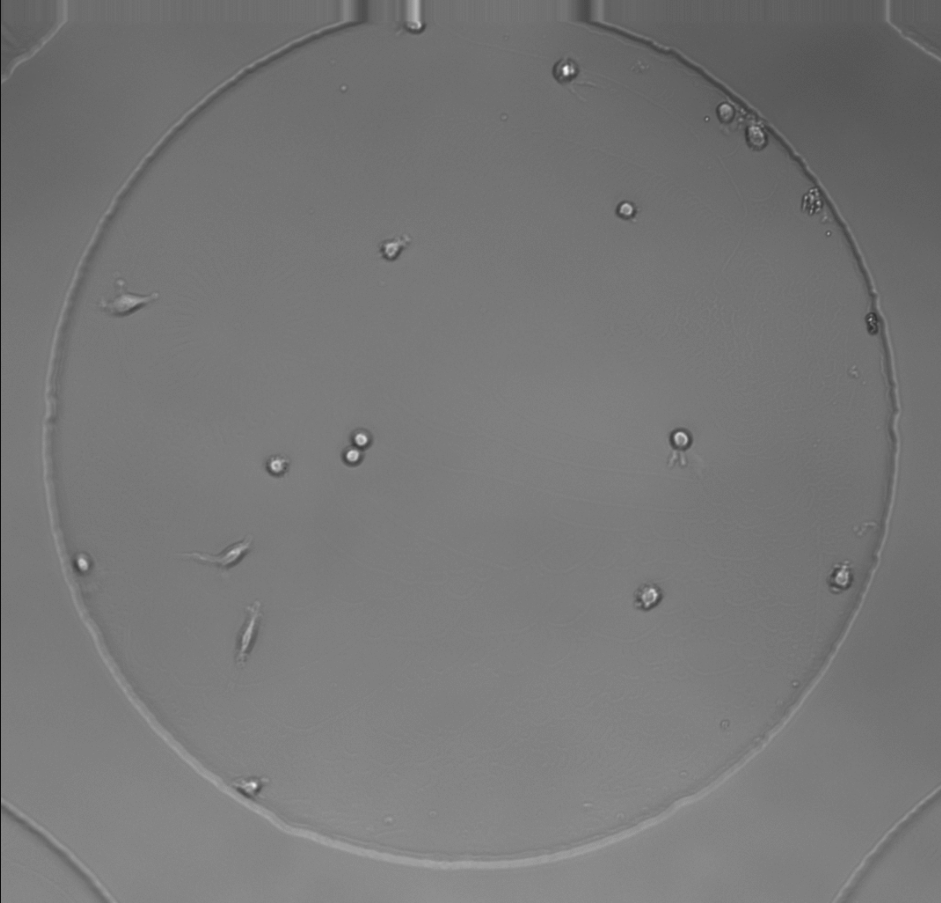
#> input picture input.png, 941 x 903 px
$ python main.py
#> lines starting #> are read from the running program, lines starting #| are printed output that depends on the picture; after the words box and inside, x2 and y2 are one past the last pixel; in counts of white or black regions, pixels touching at a corner belong together
#> in main, img is the input picture: shape (903, 941); min 14, max 250, mean 118.9
### unsharp_mask.py
import cv2
import numpy as np


def unsharp_mask(image, kernel_size=(5, 5), sigma=1.0, amount=1.0, threshold=0):
    """
    Return a sharpened version of the image, using an unsharp mask.

    see https://stackoverflow.com/a/55590133
    """
#> called with kernel_size = (5, 5), sigma = 1, amount = 6, threshold = 0
    blurred = cv2.GaussianBlur(image, kernel_size, sigma)
    sharpened = float(amount + 1) * image - float(amount) * blurred
    sharpened = np.maximum(sharpened, np.zeros(sharpened.shape))
    sharpened = np.minimum(sharpened, 255 * np.ones(sharpened.shape))
    sharpened = sharpened.round().astype(np.uint8)
    if threshold > 0:
        low_contrast_mask = np.absolute(image - blurred) < threshold
        np.copyto(sharpened, image, where=low_contrast_mask)
    return sharpened

### get_orientation.py
from math import (
    atan2,
    sqrt,
    cos,
    sin,
    pi,
)

import cv2
import numpy as np


def get_orientation(pts, img):
    sz = len(pts)
    data_pts = np.empty((sz, 2), dtype=np.float64)
    for i in range(data_pts.shape[0]):
        data_pts[i, 0] = pts[i, 0, 0]
        data_pts[i, 1] = pts[i, 0, 1]
    # Perform PCA analysis
    mean = np.empty(0)
    mean, eigenvectors, eigenvalues = cv2.PCACompute2(data_pts, mean)
    # Store the center of the object
    cntr = (int(mean[0, 0]), int(mean[0, 1]))
    cv2.circle(img, cntr, 3, (255, 0, 255), 2)
    p1 = (
        cntr[0] + 0.02 * eigenvectors[0, 0] * eigenvalues[0, 0],
        cntr[1] + 0.02 * eigenvectors[0, 1] * eigenvalues[0, 0])
    p2 = (
        cntr[0] - 0.02 * eigenvectors[1, 0] * eigenvalues[1, 0],
        cntr[1] - 0.02 * eigenvectors[1, 1] * eigenvalues[1, 0])
    draw_axis(img, cntr, p1, (0, 150, 0), 50)
    draw_axis(img, cntr, p2, (200, 150, 0), 50)
    angle = atan2(eigenvectors[0, 1], eigenvectors[0, 0])  # orientation in radians
    return angle


def draw_axis(img, p_, q_, colour, scale):
    p = list(p_)
    q = list(q_)
    angle = atan2(p[1] - q[1], p[0] - q[0])  # angle in radians
    hypotenuse = sqrt((p[1] - q[1]) * (p[1] - q[1]) + (p[0] - q[0]) * (p[0] - q[0]))
    # Here we lengthen the arrow by a factor of scale
    q[0] = p[0] - scale * hypotenuse * cos(angle)
    q[1] = p[1] - scale * hypotenuse * sin(angle)
    cv2.line(img, (int(p[0]), int(p[1])), (int(q[0]), int(q[1])), colour, 1, cv2.LINE_AA)
    # create the arrow hooks
    p[0] = q[0] + 9 * cos(angle + pi / 4)
    p[1] = q[1] + 9 * sin(angle + pi / 4)
    cv2.line(img, (int(p[0]), int(p[1])), (int(q[0]), int(q[1])), colour, 1, cv2.LINE_AA)
    p[0] = q[0] + 9 * cos(angle - pi / 4)
    p[1] = q[1] + 9 * sin(angle - pi / 4)
    cv2.line(img, (int(p[0]), int(p[1])), (int(q[0]), int(q[1])), colour, 1, cv2.LINE_AA)

### main.py
import math
import numbers

import cv2
import numpy as np
from matplotlib import pyplot as plt
from skimage.filters.thresholding import (
    threshold_isodata,
    threshold_li,
    threshold_local,
    threshold_mean,
    threshold_minimum,
    threshold_otsu,
    threshold_triangle,
    threshold_yen,
)
from skimage.morphology import erosion, dilation

from get_orientation import get_orientation
from unsharp_mask import unsharp_mask


# [7 lines left out: function write_sharpened, not called in this run]


def binary_threshold(img, t):
    im = img <= t
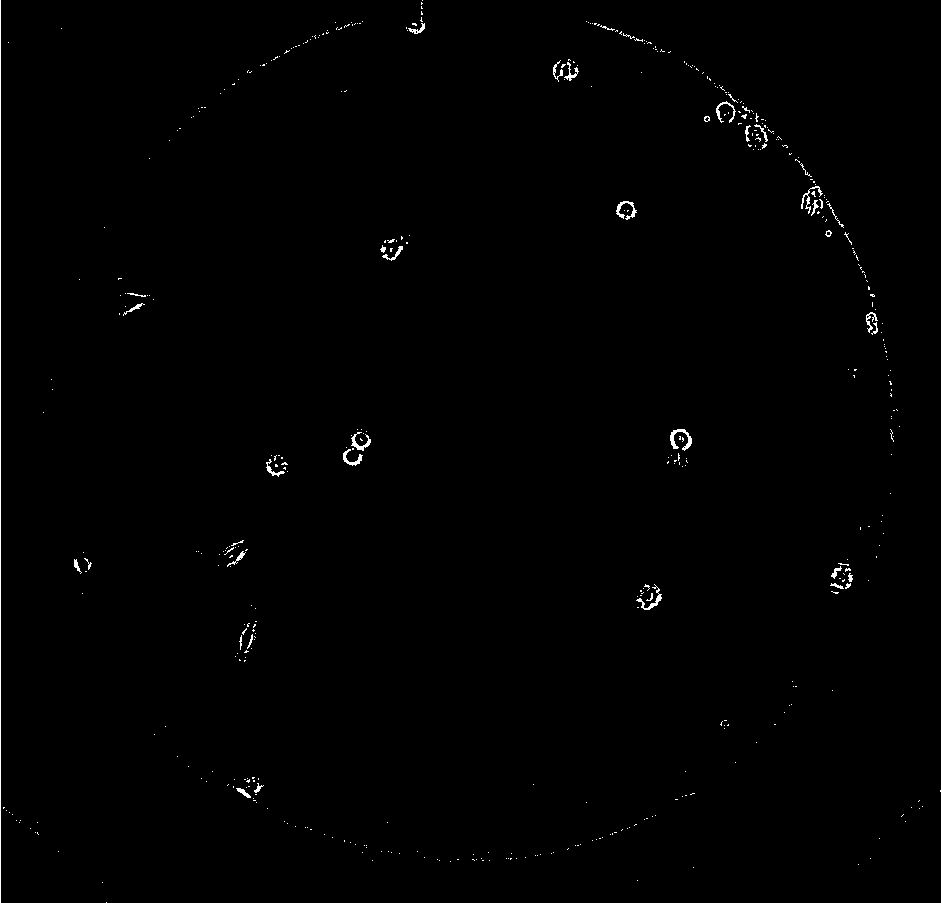
#> im: shape (903, 941) bool; 0.53% white in thin lines or dots
    return np.uint8([np.uint8([(255 if x else 0) for x in row]) for row in im])
#> returned value: shape (903, 941); 0.53% white in thin lines or dots


# [26 lines left out: function write_threshold, not called in this run]


def apply_erosion(img):
    kernel = cv2.getStructuringElement(cv2.MORPH_RECT, (2, 2))
    return erosion(img, kernel)
#> returned value: shape (903, 941); 0.13% white in thin lines or dots, all inside (x1, y1, x2, y2) = (74, 13, 941, 797)


def apply_dilation(img):
    kernel = cv2.getStructuringElement(cv2.MORPH_RECT, (7, 7))
    return dilation(img, kernel)
#> returned value: shape (903, 941); 1.2% white; 36 white regions, largest, box (x1, y1, x2, y2) and area: (340, 429, 373, 467) 784, (798, 178, 825, 216) 739, (828, 560, 855, 596) 701


def remove_small_components(img, min_size):
    # find all your connected components (white blobs in your image)
#> called with min_size = 115
    nb_components, output, stats, _ = cv2.connectedComponentsWithStats(img)
#> output: shape (903, 941) int32; 37 distinct labels, from 0 to 36
#> nb_components = 37; stats = 37 rows, first 6: [0, 0, 941, 903, 839395], [418, 10, 7, 7, 49], [406, 20, 21, 16, 282], [591, 20, 7, 7, 49], [600, 23, 11, 9, 85], [634, 36, 7, 7, 49]
    # connectedComponentsWithStats yields every seperated component with information on each of them, such as size
    # the following part is just taking out the background which is also considered a component, but most of the time
    # we don't want that.
    sizes = stats[1:, -1]
#> sizes = 36 values, max 784 at index 25, min 28 at index 35, mean 286.9
    nb_components = nb_components - 1
#> nb_components = 36

    # your answer image
    out_img = img.copy()
    # for every component in the image, you keep it only if it's above min_size
    for i in range(0, nb_components):
        if sizes[i] < min_size:
            out_img[output == i + 1] = 0
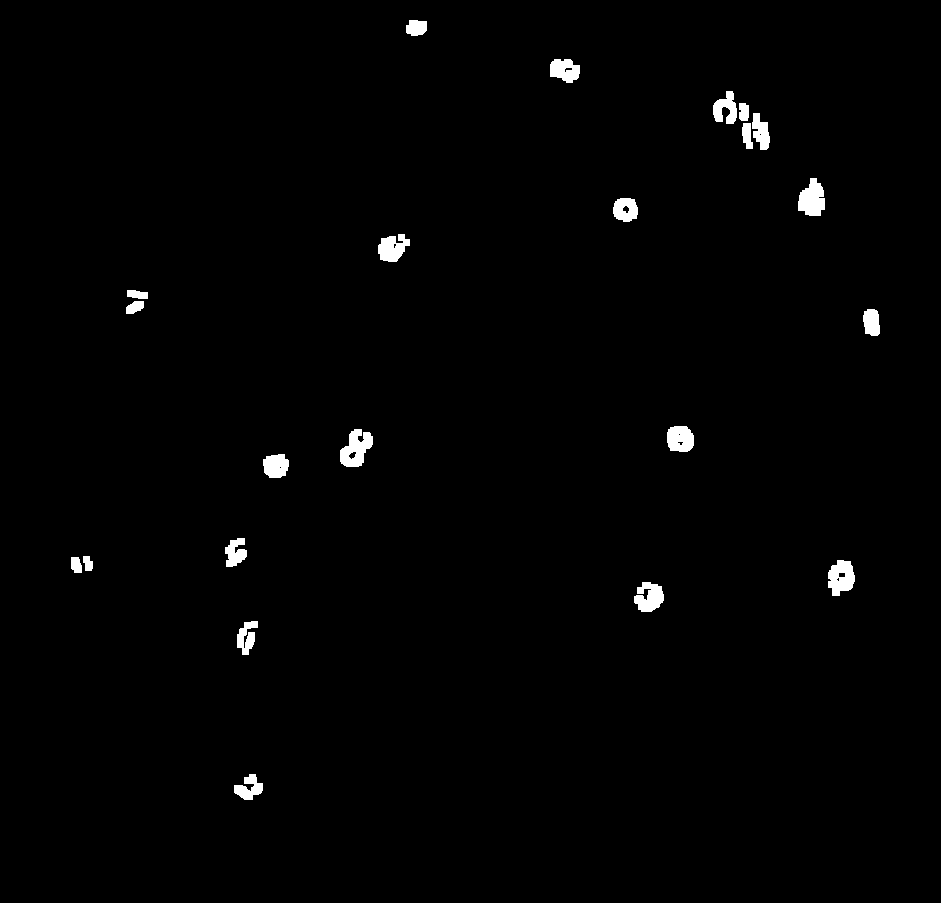
#> out_img: shape (903, 941); 1.1% white; 22 white regions

    return out_img


# [15 lines left out: function label_components, not called in this run]


def put_text(src, text, org):
    font = cv2.FONT_HERSHEY_SIMPLEX
    font_scale = 0.5
    font_color = (255, 255, 255)
    thickness = 1
    line_type = 2

    cv2.putText(img=src,
                text=text,
                org=org,
                fontFace=font,
                fontScale=font_scale,
                color=font_color,
                thickness=thickness,
                lineType=line_type,
                )


def get_text_org(contour):
    x, y, w, h = cv2.boundingRect(contour)
    ext = np.array([w, h]) // 2
    pos = [x, y]
    org = (pos + ext)
    org[0] -= 23
    org[1] += h // 2 + 20

    return org


# [4 lines left out: function put_area_text, not called in this run]


def get_circularity(contour):
    area = cv2.contourArea(contour)
    perimeter = cv2.arcLength(contour, True)
    circularity = 4 * math.pi * (area / perimeter ** 2)
    return circularity


def put_circularity_text(src, contour):
    text = str(round(get_circularity(contour), 2))

    put_text(src, text, get_text_org(contour))


# [7 lines left out: function put_compactness_text, not called in this run]


def main():
    img = cv2.imread("input.png", cv2.IMREAD_GRAYSCALE)
    img = unsharp_mask(img, amount=6)
    img = binary_threshold(img, threshold_local(img, block_size=25, offset=32))
    img = apply_erosion(img)
    img = apply_dilation(img)
    img = remove_small_components(img, min_size=115)

    # img = cv2.imread("out/small_components_removed.png", cv2.IMREAD_GRAYSCALE)
    contours, _ = cv2.findContours(img, cv2.RETR_LIST, cv2.CHAIN_APPROX_NONE)
#> contours = 32 contours, 6 with area under 20; largest, box (x1, y1, x2, y2) and area: (340, 429, 373, 467) 744, (798, 178, 825, 216) 678, (828, 560, 855, 596) 674, (667, 426, 694, 452) 564, (634, 582, 664, 612) 564
    # cv2.imshow("contours", img)

    # img = label_components(img)
    img = cv2.cvtColor(img, cv2.COLOR_GRAY2BGR)

    # for c in contours:
    #     put_contour_text(img, c)

    for i, c in enumerate(contours):
        # cv2.drawContours(img, contours, i, (0, 0, 255), 1)
        if get_circularity(c) > 0.7:
            cv2.drawContours(img, contours, i, (0, 0, 255), 2)
#> this loop made 32 passes
#> (area in get_circularity, perimeter in get_circularity, circularity in get_circularity) on passes 1, 2, 3, 5, 6, 7, 8, 9, 11, 12, 15, 16: (374.5, 124.5, 0.303), (354, 149.5, 0.199), (563.5, 149.4, 0.317), (33, 21.66, 0.884), (673.5, 116.9, 0.62), (126.5, 47.07, 0.717), (94.5, 44.24, 0.607), (368.5, 120.9, 0.317), (466, 87.8, 0.76), (39, 24.97, 0.786), (743.5, 151, 0.41), (564.5, 92.04, 0.837)
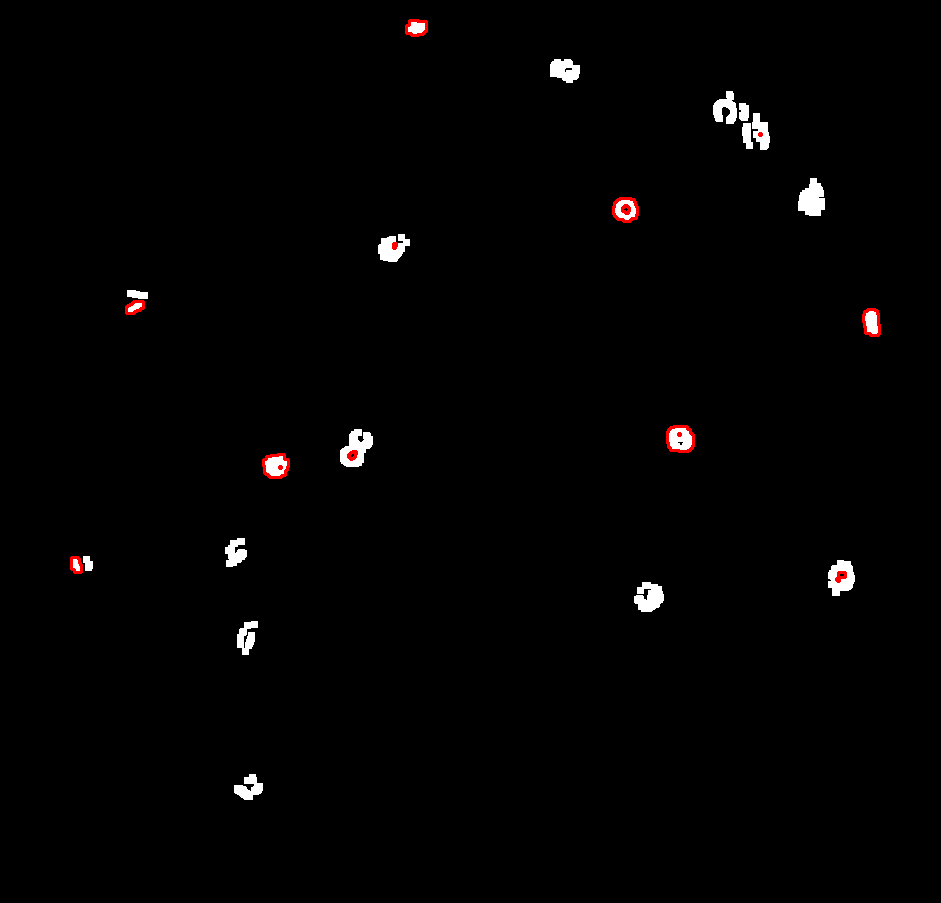
#> img: shape (903, 941, 3); mean B, G, R 2.5, 2.5, 3

    for c in contours:
        # put_compactness_text(img, c)
        put_circularity_text(img, c)
#> this loop made 32 passes
#> text in put_circularity_text on passes 1, 2, 3, 5, 6, 7, 8, 9, 11, 12, 15, 16: '0.3', '0.2', '0.32', '0.88', '0.62', '0.72', '0.61', '0.32', '0.76', '0.79', '0.41', '0.84'
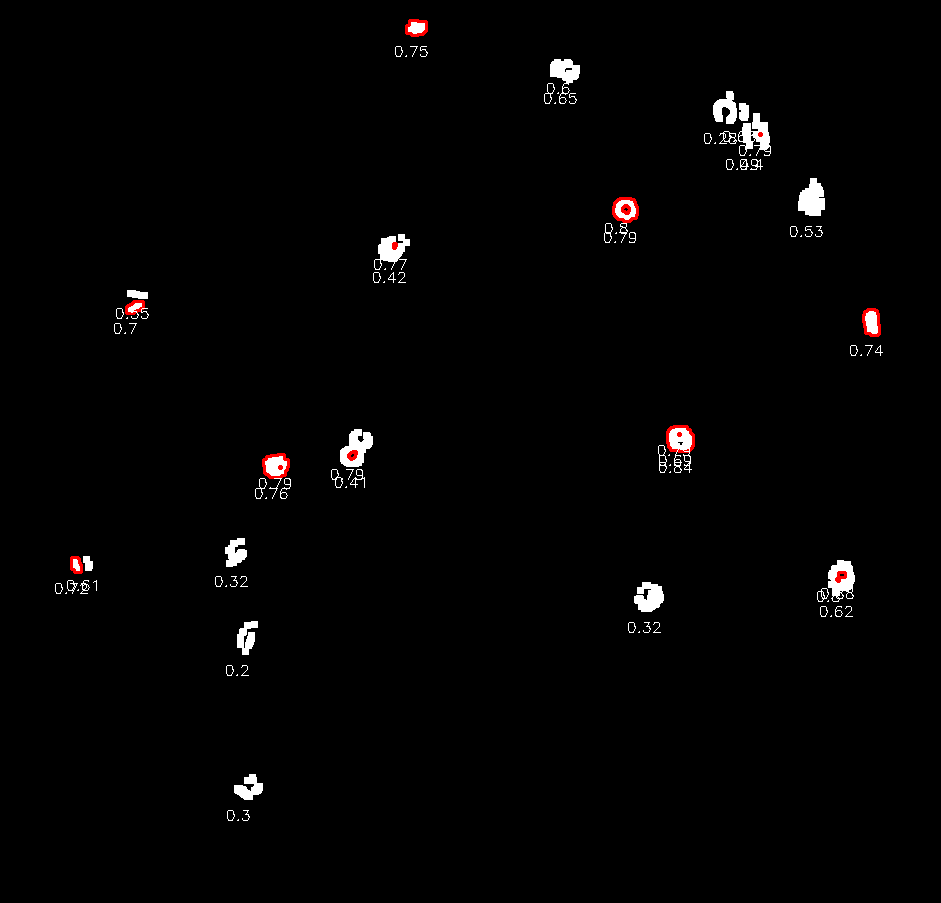
#> img: shape (903, 941, 3); 0.27% of pixels changed, all inside (x1, y1, x2, y2) = (55, 46, 883, 821)
        # put_area_text(img, c)

    for c in contours:
        get_orientation(c, img)
#> this loop made 32 passes
#> (sz in get_orientation, mean in get_orientation, eigenvectors in get_orientation, eigenvalues in get_orientation, p1 in get_orientation) on passes 1, 2, 3, 5: (115, [[248.8, 786.6]], [[0.903, -0.429], [0.429, 0.903]], [67.34, 48.31], (249.2, 785.4)), (142, [[246.4, 636.7]], [[-0.283, 0.959], [0.959, 0.283]], [100.9, 27.08], (245.4, 637.9)), (139, [[647.1, 595.2]], [[-0.572, 0.82], [0.82, 0.572]], [83.29, 72.46], (646, 596.4)), (20, [[841.5, 574.5]], [[1, 0], [0, 1]], [6.65, 4.25], (841.1, 574))
#> c on passes 10, 14, 25: [[279, 467], [280, 466], [281, 467], [280, 468]], [[678, 434], [679, 433], [680, 434], [679, 435]], [[759, 134], [760, 133], [761, 134], [760, 135]]

    # cv2.imwrite("out/circularity.png", img)
    cv2.imshow("contour", img)
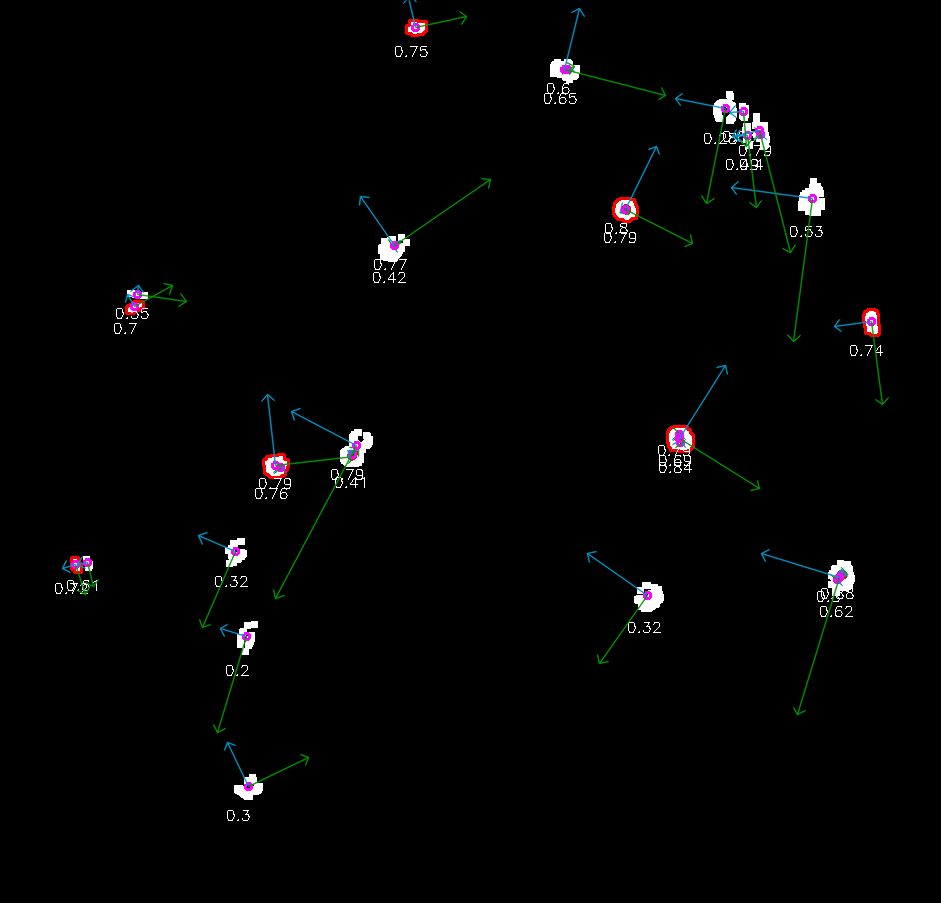
#> window 'contour': shape (903, 941, 3); mean B, G, R 3.4, 3.5, 3.4

    cv2.waitKey()
    cv2.destroyAllWindows()


if __name__ == '__main__':
    main()
